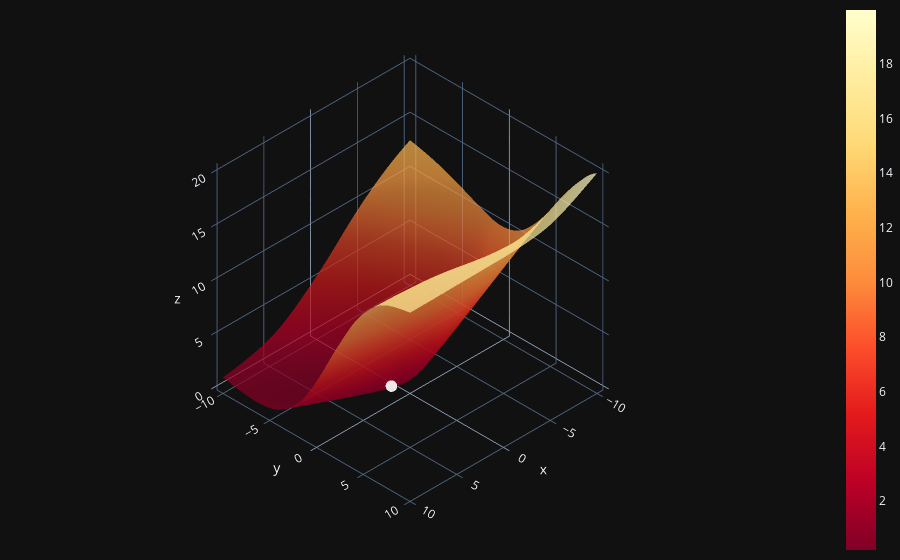

The notebook cell saved with this chart:
### Code cell
# Représentation 3d de la fonction coût, avec le min atteint (point blanc)
fig = go.Figure(data=[(go.Surface(z=L, x=W11, y=W22, colorscale='YlOrRd', opacity = 0.7, reversescale=True))])

fig.add_scatter3d(x=Wfinal[0], y=Wfinal[1], z=np.array(L.min()),
                  mode='markers', marker=dict(size=4, color='white', opacity = 0.9, reversescale=True))

fig.update_layout(template= "plotly_dark", margin=dict(l=0, r=0, b=0, t=0))
fig.layout.scene.camera.projection.type = "orthographic"
fig.show()

### Figure 1 — Plotly figure (JSON) as saved in the notebook; plotly's stock layout.template omitted (floating-point values rounded to 4 significant figures; data arrays with more than 128 entries replaced by an {"elided": "..."} marker saying what was removed)
{"data": [{"colorscale": [[0, "rgb(255,255,204)"], [0.125, "rgb(255,237,160)"], [0.25, "rgb(254,217,118)"], [0.375, "rgb(254,178,76)"], [0.5, "rgb(253,141,60)"], [0.625, "rgb(252,78,42)"], [0.75, "rgb(227,26,28)"], [0.875, "rgb(189,0,38)"], [1, "rgb(128,0,38)"]], "opacity": 0.7, "reversescale": true, "type": "surface", "x": {"elided": "100x100 float values"}, "y": {"elided": "100x100 float values"}, "z": {"elided": "100x100 float values"}}, {"marker": {"color": "white", "opacity": 0.9, "reversescale": true, "size": 4}, "mode": "markers", "type": "scatter3d", "x": [0.9309], "y": [-1.073], "z": [0.2033]}], "layout": {"margin": {"b": 0, "l": 0, "r": 0, "t": 0}, "scene": {"camera": {"projection": {"type": "orthographic"}}}}}
